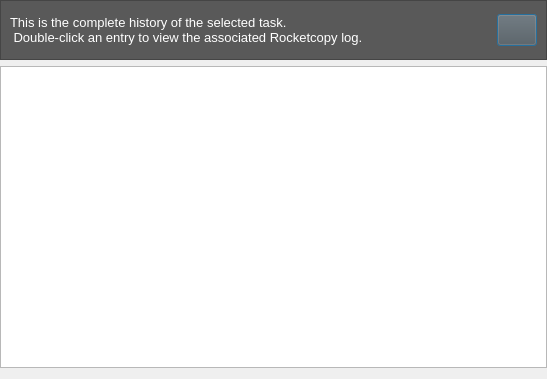
<?xml version="1.0" encoding="UTF-8"?>
<ui version="4.0">
 <class>DlgHistory</class>
 <widget class="QDialog" name="DlgHistory">
  <property name="geometry">
   <rect>
    <x>0</x>
    <y>0</y>
    <width>547</width>
    <height>379</height>
   </rect>
  </property>
  <property name="windowTitle">
   <string>RocketCopy task history</string>
  </property>
  <property name="windowIcon">
   <iconset>
    <normalon>:/img/UI/rsc/history-icon-png-4683.png</normalon>
   </iconset>
  </property>
  <property name="styleSheet">
   <string notr="true">font: 10pt &quot;Segoe UI Symbol&quot;;</string>
  </property>
  <layout class="QVBoxLayout" name="verticalLayout">
   <property name="leftMargin">
    <number>0</number>
   </property>
   <property name="topMargin">
    <number>0</number>
   </property>
   <property name="rightMargin">
    <number>0</number>
   </property>
   <item>
    <widget class="QFrame" name="frame">
     <property name="minimumSize">
      <size>
       <width>32</width>
       <height>60</height>
      </size>
     </property>
     <property name="styleSheet">
      <string notr="true">background-color: rgb(89, 89, 89);</string>
     </property>
     <property name="frameShape">
      <enum>QFrame::StyledPanel</enum>
     </property>
     <property name="frameShadow">
      <enum>QFrame::Raised</enum>
     </property>
     <layout class="QHBoxLayout" name="horizontalLayout_2">
      <item>
       <widget class="QLabel" name="label">
        <property name="font">
         <font>
          <family>Segoe UI Symbol</family>
          <pointsize>10</pointsize>
          <weight>50</weight>
          <italic>false</italic>
          <bold>false</bold>
         </font>
        </property>
        <property name="styleSheet">
         <string notr="true">color: rgb(255, 255, 255);</string>
        </property>
        <property name="text">
         <string>This is the complete history of the selected task.
 Double-click an entry to view the associated Rocketcopy log.</string>
        </property>
       </widget>
      </item>
      <item>
       <spacer name="horizontalSpacer_2">
        <property name="orientation">
         <enum>Qt::Horizontal</enum>
        </property>
        <property name="sizeHint" stdset="0">
         <size>
          <width>40</width>
          <height>20</height>
         </size>
        </property>
       </spacer>
      </item>
      <item>
       <widget class="QPushButton" name="btnInfo">
        <property name="minimumSize">
         <size>
          <width>32</width>
          <height>32</height>
         </size>
        </property>
        <property name="styleSheet">
         <string notr="true">border-image: url(:/img/UI/rsc/history-icon-png-4683.png);</string>
        </property>
        <property name="text">
         <string/>
        </property>
       </widget>
      </item>
     </layout>
    </widget>
   </item>
   <item>
    <widget class="QTableView" name="tableView">
     <property name="editTriggers">
      <set>QAbstractItemView::NoEditTriggers</set>
     </property>
     <property name="selectionMode">
      <enum>QAbstractItemView::SingleSelection</enum>
     </property>
     <property name="selectionBehavior">
      <enum>QAbstractItemView::SelectRows</enum>
     </property>
    </widget>
   </item>
  </layout>
 </widget>
 <resources>
  <include location="../rsc.qrc"/>
 </resources>
 <connections/>
</ui>
